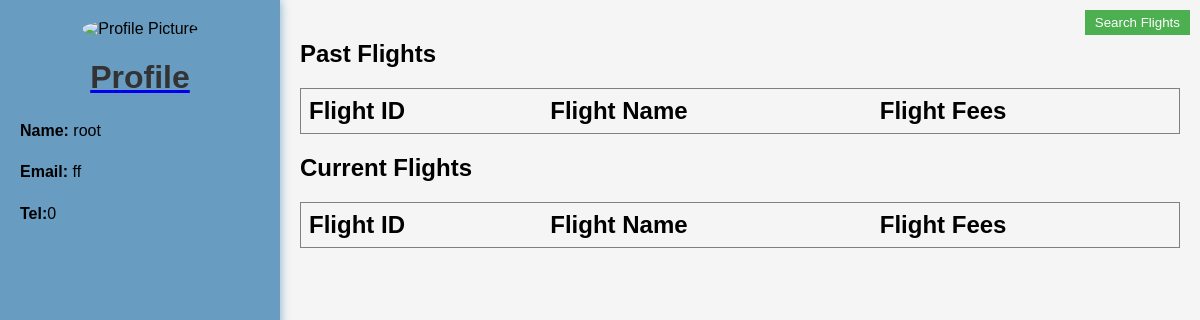
The page /passHomehtml.php (signed in) on the database as committed earlier.
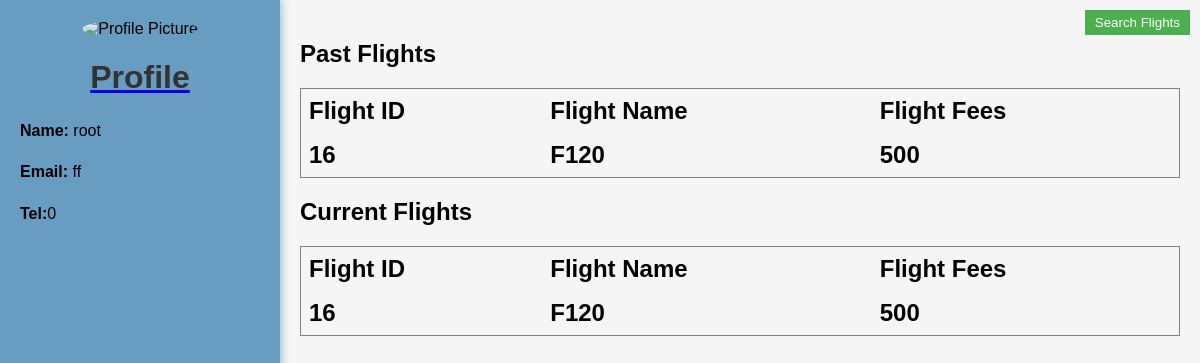
The same page on the database as committed later.
### tables this page shows
CREATE TABLE `passenger` (
  `ID` int(11) NOT NULL,
  `Name` varchar(100) NOT NULL,
  `email` varchar(100) NOT NULL,
  `password` varchar(100) NOT NULL,
  `tel` varchar(11) NOT NULL,
  `photo` longblob NOT NULL,
  `passport` longblob NOT NULL,
  `Account` varchar(11) NOT NULL
);

CREATE TABLE `flights` (
  `ID` int(11) NOT NULL,
  `Name` varchar(100) NOT NULL,
  `Completed` tinyint(1) NOT NULL DEFAULT '0',
  `passengers_no` int(11) NOT NULL,
  `RegPassangers` int(11) NOT NULL,
  `PendPassangers` int(11) NOT NULL,
  `fees` float NOT NULL,
  `company_id` int(11) NOT NULL,
  `start_city` varchar(100) NOT NULL,
  `end_city` varchar(100) NOT NULL
);

### passHome.php (called while the page is built, shortened)
<?php
include_once('db.php');
 $conn = mysqli_connect($host, $user, $pass, $dbname);
 $username = $_SESSION['username'];
 $sql = "SELECT * FROM passenger WHERE Name=?";
 $stmt = $conn->prepare($sql);
 $stmt->bind_param( "s", $username);
 $stmt->execute();
 $result = $stmt->get_result();
 $row =$result->fetch_assoc();
 $email =$row['email'];
 $tel =$row['tel'];
 $photo =$row['photo'];
 $base64Image = base64_encode($photo);
 $imageMimeType = 'image/png';
 $id=$row['ID'];
 $sql ="SELECT * FROM passengerflight WHERE passenger_id=?";
 $stmt = $conn->prepare($sql);
 $stmt->bind_param( "i", $id);
 $stmt->execute();
 $result = $stmt->get_result();
$flightArray = array();
while( $row = $result->fetch_assoc()){
    $flight_id=$row['flight_id'];
    $sql_flight="SELECT * FROM flights WHERE Completed=0 AND ID =?";
    $stmt = $conn->prepare($sql_flight);
    $stmt->bind_param( "i", $flight_id);
    $stmt->execute();
    $result_flight = $stmt->get_result();
    $row_flight =  $result_flight->fetch_assoc();
    $flightArray[] = $row_flight;
}
?>

### passHomehtml.php (the view, shortened to what this page needs)
<!DOCTYPE html>
<html lang="en">
<head>
</head>
<body>
    <?php
        include('passHome.php');
    ?>
    <div id="profile">
        <center><img alt="Profile Picture" style="max-width: 100%; border-radius: 50%;"></center>
        <a href="passProfile.php" style="text-align: center; display: block;">
        <h1>Profile</h1></a>
        <p><strong>Name:</strong> <?php echo htmlspecialchars($username); ?></p>
        <p><strong>Email:</strong> <?php echo htmlspecialchars($email); ?></p>
        <p><strong>Tel:</strong><?php echo htmlspecialchars($tel); ?></p>
    </div>
    <div id="content">
        <h2>Past Flights<h2>
        <table border="1">
        <tr>
            <th>Flight ID</th>
            <th>Flight Name</th>
            <th>Flight Fees</th>
        </tr>
        <?php
        if(isset($flightArray)){
            foreach ($flightArray as $flight) {
                echo "<tr>
                         <td>" . htmlspecialchars($flight['ID']) . "</td>
                         <td>" . htmlspecialchars($flight['Name']) . "</td>
                         <td>" . htmlspecialchars($flight['fees']) . "</td>
                    </tr>";
            }
        }
        ?>
        </table>
        <h2>Current Flights<h2>
            <table border="1">
            <tr>
                <th>Flight ID</th>
                <th>Flight Name</th>
                <th>Flight Fees</th>
            </tr>
        <?php
        foreach ($flightArray as $flight) {
            echo "<tr>
            <td>" . htmlspecialchars($flight['ID']) . "</td>
            <td>" . htmlspecialchars($flight['Name']) . "</td>
            <td>" . htmlspecialchars($flight['fees']) . "</td>
     </tr>";
        }
        ?>
    </table>
    </div>
    <div class="search-container">
    <button onclick="redirectToPage()">Search Flights</button>
    </div>
</body>
</html>

### passHomehtml.php (style rules this page uses)
body { font-family: Arial, sans-serif; margin: 0; padding: 0; display: flex; min-height: 100vh; background: whitesmoke; }
#profile { width: 20%; background-color: #689CC1; padding: 20px; box-shadow: 0 0 10px #81a9c7; }
#content { flex: 1; padding: 20px; }
h1 { color: #333; }
p { line-height: 1.6; }
table { border-collapse: collapse; width: 100%; margin-bottom: 20px; }
th, td { border: 1px #dddddd; text-align: left; padding: 8px; }
.search-container { position: fixed; top: 10px; right: 10px; display: flex; }
button { padding: 5px 10px; background-color: #4CAF50; color: white; border: none; cursor: pointer; }

Rows that differ between the two databases and show on the page:
added flights: ID "16", Name "F120", fees "500"
